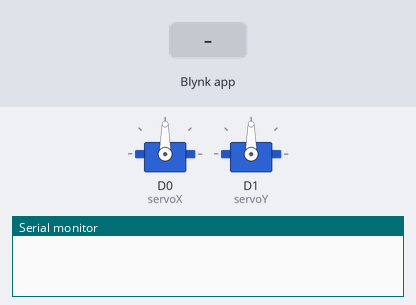
Recording of a sketch running on a simulated ESP8266 (NodeMCU). Shown: 2 × servo, the last lines printed to the serial monitor. Inputs (shaded band) come from the test bench. WiFi joins after 1.5 s; servers stay silent unless stated.

Above: at 3.0 s.
3.1 s: Blynk app writes 1 to V1
At 4.3 s:
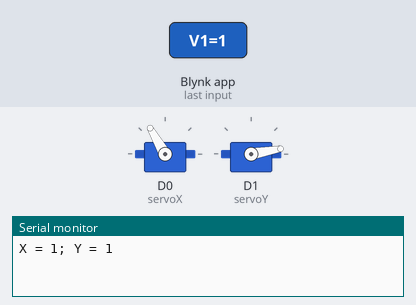
4.6 s: Blynk app writes 200 to V1
At 5.6 s:
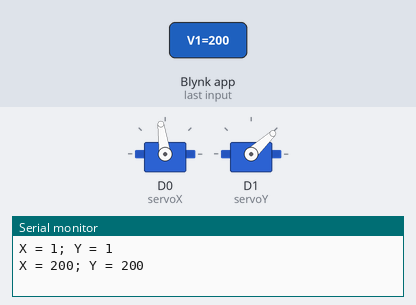
6.1 s: Blynk app writes 0 to V1
At 6.7 s:
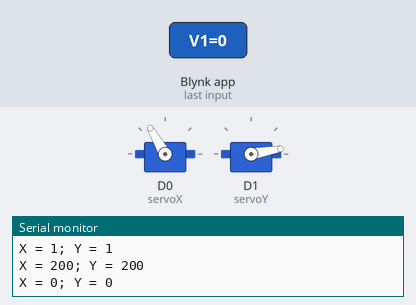
Timing chart, 0 to 9.1 s (numbered marks = the images above; inputs shaded):
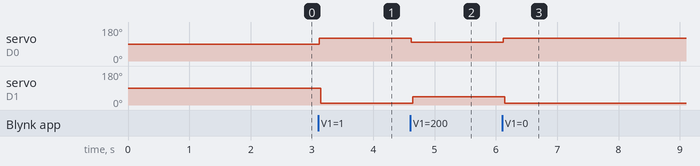

Measured:
- after the input at 3.1 s, servo on D0 (servoX): 90° → 120° at once; servo on D1 (servoY): 90° → 10° at once
- after the input at 4.6 s, servo on D0 (servoX): 120° → 98° at once; servo on D1 (servoY): 10° → 43° at once
- after the input at 6.1 s, servo on D0 (servoX): 98° → 120° at once; servo on D1 (servoY): 43° → 10° at once

The sketch:

main.ino
```cpp
// (licence header left out)
#define BLYNK_PRINT Serial    // Comment this out to disable prints and save space
#include <ESP8266WiFi.h>
#include <BlynkSimpleEsp8266.h>
#include <Servo.h>


Servo servoX, servoY;

// You should get Auth Token in the Blynk App.
// Go to the Project Settings (nut icon).
char auth[] = "YourAuthToken";

// Your WiFi credentials.
// Set password to "" for open networks.
char ssid[] = "YourNetworkName";
char pass[] = "YourPassword";

int servoXval = 90, servoYval = 90;


BLYNK_WRITE(V1) { //use V1 in blynk for sending joystick data
  int x = param[1].asInt();
  int y = param[0].asInt();

  // Do something with x and y
  Serial.print("X = ");
  Serial.print(x);
  Serial.print("; Y = ");
  Serial.println(y);

  servoXval = map(x, 0, 1023, 120, 10); //scale and limit joystick input from blynk app
  servoYval = map(y, 0, 1023, 10, 180);

  delay(20);
  servoX.write( servoXval );
  delay(20);
  servoY.write( servoYval );
}

void setup()
{
  Serial.begin(9600);
  servoX.attach(D0);
  servoY.attach(D1);

  Blynk.begin(auth, ssid, pass);
}

void loop()
{
  Blynk.run();
}
```
